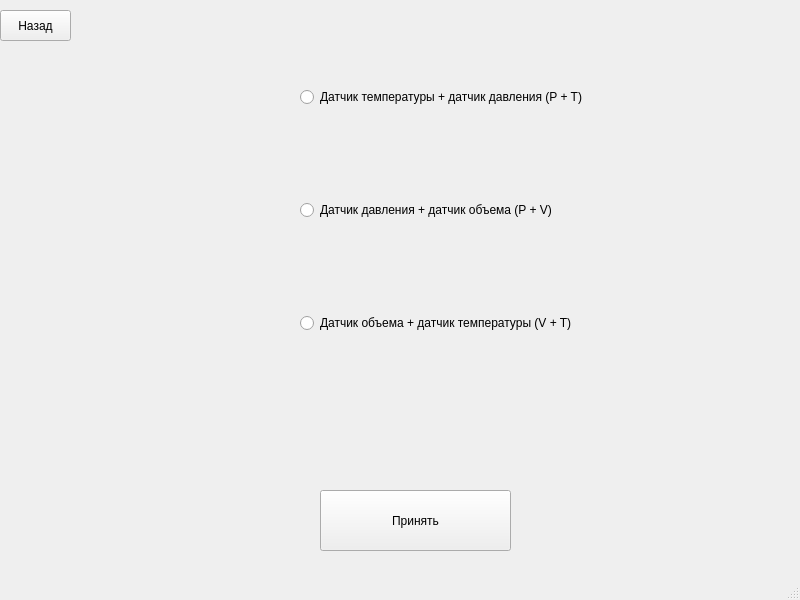
<?xml version="1.0" encoding="UTF-8"?>
<ui version="4.0">
 <class>MKTChoice</class>
 <widget class="QMainWindow" name="MKTChoice">
  <property name="geometry">
   <rect>
    <x>0</x>
    <y>0</y>
    <width>800</width>
    <height>600</height>
   </rect>
  </property>
  <property name="sizePolicy">
   <sizepolicy hsizetype="Fixed" vsizetype="Fixed">
    <horstretch>0</horstretch>
    <verstretch>0</verstretch>
   </sizepolicy>
  </property>
  <property name="windowTitle">
   <string>MKTChoice</string>
  </property>
  <widget class="QWidget" name="centralwidget">
   <widget class="QPushButton" name="back">
    <property name="geometry">
     <rect>
      <x>0</x>
      <y>10</y>
      <width>71</width>
      <height>31</height>
     </rect>
    </property>
    <property name="text">
     <string>Назад</string>
    </property>
   </widget>
   <widget class="QPushButton" name="submit">
    <property name="geometry">
     <rect>
      <x>320</x>
      <y>490</y>
      <width>191</width>
      <height>61</height>
     </rect>
    </property>
    <property name="text">
     <string>Принять</string>
    </property>
   </widget>
   <widget class="QWidget" name="gridLayoutWidget">
    <property name="geometry">
     <rect>
      <x>0</x>
      <y>0</y>
      <width>851</width>
      <height>421</height>
     </rect>
    </property>
    <layout class="QGridLayout" name="molec_sens_layout">
     <property name="leftMargin">
      <number>300</number>
     </property>
     <item row="1" column="0">
      <widget class="QRadioButton" name="pv">
       <property name="text">
        <string>Датчик давления + датчик объема (P + V)</string>
       </property>
      </widget>
     </item>
     <item row="2" column="0">
      <widget class="QRadioButton" name="vt">
       <property name="text">
        <string>Датчик объема + датчик температуры (V + T)</string>
       </property>
      </widget>
     </item>
     <item row="0" column="0">
      <widget class="QRadioButton" name="pt">
       <property name="text">
        <string>Датчик температуры + датчик давления (P + T)</string>
       </property>
      </widget>
     </item>
    </layout>
   </widget>
   <zorder>submit</zorder>
   <zorder>gridLayoutWidget</zorder>
   <zorder>back</zorder>
  </widget>
  <widget class="QMenuBar" name="menubar">
   <property name="geometry">
    <rect>
     <x>0</x>
     <y>0</y>
     <width>800</width>
     <height>21</height>
    </rect>
   </property>
  </widget>
  <widget class="QStatusBar" name="statusbar"/>
 </widget>
 <resources/>
 <connections/>
</ui>
